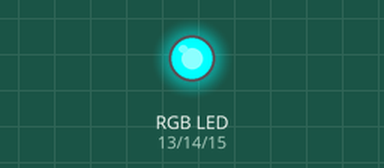
Bench run of a sketch on a simulated Arduino Uno, built with avr-gcc and run on an emulated ATmega328P. On the bench: an RGB LED mixed from three pins (HIGH = lit).

Above: at 0.19 s.
At 1.0 s:
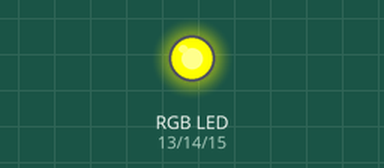
At 6.1 s:
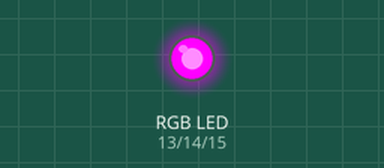
Timing chart, 0 to 8.8 s (numbered marks = the images above):
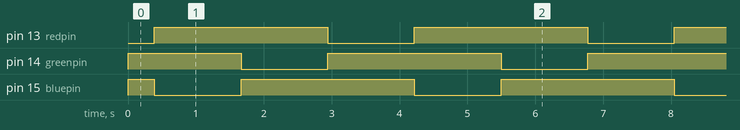

Measured:
- by itself, pin 13 (redpin): alternates HIGH for 2.6 s and LOW for 1.3 s
- by itself, pin 14 (greenpin), pin 15 (bluepin): repeats every 3.8 s: LOW 1.3 s, HIGH 2.6 s
- by itself, everything shown: repeats every 3.8 s, in 3 steps

The sketch:

RGB_Led.ino
```cpp
const int redpin {13};
const int greenpin {14};
const int bluepin {15};

void setup()
{
  pinMode(redpin, OUTPUT);  // gpio 13 as output (red led leg)
  pinMode(greenpin, OUTPUT);  // gpio 14 as output (green led leg)
  pinMode(bluepin, OUTPUT);  // gpio 15 as output (blue led leg)
}


// a void return function with 3 input arguments, where each is representing 1 legs pwm duty cycle
void rgb(unsigned int red, unsigned int green, unsigned int blue)
{
  analogWrite(redpin, red);  // write the input red leg duty cycle to the output
  analogWrite(greenpin, green);  // write the input green leg duty cycle to the output
  analogWrite(bluepin, blue);  // write the input blue leg duty cycle to the output
}


void loop()
{
  // green stay, blue dimmer, red brighter (Red - Green)
  for (int bluered_index {0}; bluered_index < 256; ++bluered_index)
  {
    rgb(bluered_index, 255, 255 - bluered_index);
    delay(3);
  }

  delay(500);

  // red stay, green dimmer, blue brigher (Red - Blue)
  for (int greenblue_index {0}; greenblue_index < 256; ++greenblue_index)
  {
    rgb(255, 255 - greenblue_index, greenblue_index);
    delay(3);
  }

  delay(500);

  // blue stay, red dimmer, green brighter (Green - Blue)
  for (int redgreen_index {0}; redgreen_index < 256; ++redgreen_index)
  {
    rgb(255 - redgreen_index, redgreen_index, 255);
    delay(3);
  }

  delay(500);
}
```
